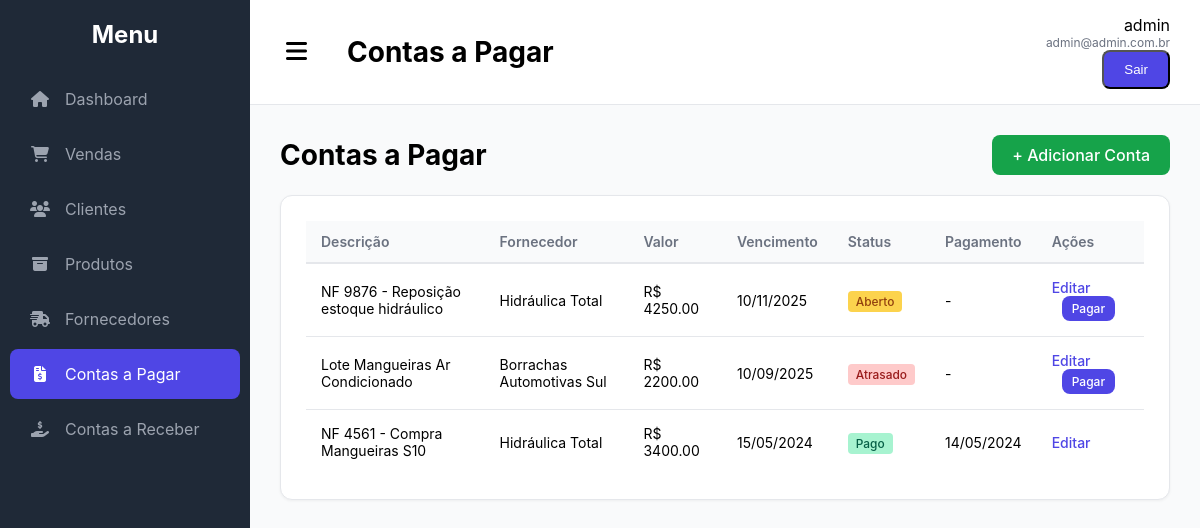
/contas-a-pagar/ (signed in), run on the app's committed database.
### core/models.py (models this page shows, shortened)
class ContaPagar(models.Model):
    fornecedor = models.ForeignKey(Fornecedor, on_delete=models.SET_NULL, null=True, blank=True, related_name='contas_pagar_fornecedor')
    descricao = models.CharField(max_length= 255)
    valor = models.DecimalField(max_digits=10, decimal_places=2)
    data_lancamento = models.DateField(auto_now_add=True)
    data_vencimento = models.DateField()
    data_pagamento = models.DateField(null=True, blank=True)
    STATUS_CHOICES = [
        ('ABERTO', 'Aberto'),
        ('PAGO', 'Pago'),
        ('ATRASADO', 'Atrasado'),
        ('CANCELADO', 'Cancelado'),
    ]
    status = models.CharField(max_length=10, choices=STATUS_CHOICES, default='ABERTO')
    class Meta:
        verbose_name = "Conta a Pagar"
        verbose_name_plural = "Contas a Pagar"
        ordering = ['data_vencimento']

class Fornecedor(models.Model):
    nome_empresa = models.CharField(max_length=255)
    contato_nome = models.CharField(max_length=255, blank=True)
    telefone = models.CharField(max_length=20, blank=True)
    email = models.EmailField(blank=True)
    class Meta:
        verbose_name = "Fornecedor"
        verbose_name_plural = "Fornecedores"
        ordering = ['nome_empresa']

### core/views.py (the view)
# urls.py: path('contas-a-pagar/', views.lista_contas_pagar_view, name='lista_contas_pagar'),
@login_required
def lista_contas_pagar_view(request):
    contas = ContaPagar.objects.all().select_related('fornecedor').order_by('-data_vencimento')
    context ={
        'contas_pagar': contas,
        'titulo': 'Contas a Pagar',
        'ativo_cp': 'active',
    }
    return render(request, 'core/lista_contas_pagar.html', context)

### core/templates/core/lista_contas_pagar.html
{% extends 'core/base.html' %}
{% block page_title %}Contas a Pagar{% endblock %}
{% block content %}
<div class="page-header">
    <h1>Contas a Pagar</h1>
    <a href="{% url 'conta_pagar_nova' %}" class="btn btn-success">+ Adicionar Conta</a>
</div>
<div class="content-card">
    <table class="styled-table">
        <thead>
            <tr>
                <th>Descrição</th>
                <th>Fornecedor</th>
                <th>Valor</th>
                <th>Vencimento</th>
                <th>Status</th>
                <th>Pagamento</th>
                <th class="actions">Ações</th>
            </tr>
        </thead>
        <tbody>
            {% for conta in contas_pagar %}
            <tr>
                <td>{{ conta.descricao }}</td>
                <td>{{ conta.fornecedor.nome_empresa|default:"N/A" }}</td>
                <td>R$ {{ conta.valor|floatformat:2 }}</td>
                <td>{{ conta.data_vencimento|date:"d/m/Y" }}</td>
                <td>
                    <span class="status-{{ conta.status|lower }}">
                        {{ conta.get_status_display }}
                    </span>
                </td>
                <td>{{ conta.data_pagamento|date:"d/m/Y"|default:"-" }}</td>
                <td class="actions">
                    <a href="{% url 'conta_pagar_editar' pk=conta.pk %}">Editar</a>
                    {% if conta.status != 'PAGO' %}
                        <a href="{% url 'marcar_conta_pagar_paga' pk=conta.pk %}" class="btn" style="padding: 5px 10px; font-size: 12px; margin-left: 10px; color: white;">Pagar</a>
                    {% endif %}
                </td>
            </tr>
            {% empty %}
            <tr>
                <td colspan="7" style="text-align: center;">Nenhuma conta a pagar registrada.</td>
            </tr>
            {% endfor %}
        </tbody>
    </table>
</div>
{% endblock %}

### core/templates/core/base.html (shortened to what this page needs)
{% load static %}
<!DOCTYPE html>
<html lang="pt-br">
<head>
    <link rel="stylesheet" href="https://cdnjs.cloudflare.com/ajax/libs/font-awesome/6.5.2/css/all.min.css" />
</head>
<body>
    <div class="app-wrapper">
        <nav id="sidebar">
            <div class="sidebar-header">Menu</div>
            <div class="sidebar-nav">
                <a href="{% url 'dashboard' %}"><i class="fa-solid fa-house"></i> Dashboard</a>
                <a href="{% url 'lista_vendas' %}"><i class="fa-solid fa-cart-shopping"></i> Vendas</a>
                <a href="{% url 'lista_clientes' %}"><i class="fa-solid fa-users"></i> Clientes</a>
                <a href="{% url 'lista_produtos' %}"><i class="fa-solid fa-box-archive"></i> Produtos</a>
                <a href="{% url 'lista_fornecedores' %}"><i class="fa-solid fa-truck-fast"></i> Fornecedores</a>
                <a href="{% url 'lista_contas_pagar' %}"><i class="fa-solid fa-file-invoice-dollar"></i> Contas a Pagar</a>
                <a href="{% url 'lista_contas_receber' %}"><i class="fa-solid fa-hand-holding-dollar"></i> Contas a Receber</a>
            </div>
        </nav>
        <div class="main-container">
            <header id="top-header">
                <button id="sidebar-toggle"><i class="fa-solid fa-bars"></i></button>
                <h1 class="header-title">
                    {% block page_title %}{% endblock %}
                </h1>
                <div class="header-actions">
                    <div class="user-info">
                        {% if user.is_authenticated %}
                        <span>{{ user.username }}</span>
                        <span class="email">{{ user.email }}</span>
                        <form action="{% url 'logout_view' %}" method="post" style="display: inline;">
                            <button type="submit" class="btn btn-sm btn-outline-danger mt-2" style="width:auto;">Sair</button>
                         </form>
                        {% endif %}
                    </div>
                </div>
            </header>
            <main class="main-content">
                {% block content %}{% endblock %}
            </main>
        </div>
    </div>
</body>
</html>

### core/templates/core/base.html (style rules this page uses)
:root { --primary-color: #4f46e5; --sidebar-bg: #1f2937; --sidebar-text: #9ca3af; --sidebar-text-hover: #ffffff; --content-bg: #f9fafb; --border-color: #e5e7eb; --card-bg: #fff; --sidebar-width: 250px; --collapsed-sidebar-width: 0; }
body { font-family: -apple-system, BlinkMacSystemFont, "Segoe UI", Roboto, "Helvetica Neue", Arial, sans-serif; margin: 0; background-color: var(--content-bg); height: 100vh; }
.app-wrapper { display: flex; height: 100%; overflow-x: hidden; }
#sidebar { width: var(--sidebar-width); background-color: var(--sidebar-bg); color: white; display: flex; flex-direction: column; flex-shrink: 0; height: 100%; transition: margin-left 0.3s ease-in-out; overflow-y: auto; position: relative; z-index: 100; }
.sidebar-header { padding: 20px; font-size: 24px; font-weight: bold; text-align: center; }
.sidebar-nav a { color: var(--sidebar-text); text-decoration: none; padding: 15px 20px; margin: 5px 10px; border-radius: 8px; display: flex; align-items: center; gap: 15px; transition: background-color 0.2s, color 0.2s; }
.sidebar-nav a.active { background-color: var(--primary-color); color: var(--sidebar-text-hover); }
.sidebar-nav a i { width: 20px; text-align: center; }
.main-container { flex: 1; display: flex; flex-direction: column; transition: margin-left 0.3s ease-in-out; }
#top-header { display: flex; align-items: center; padding: 15px 30px; background-color: #fff; border-bottom: 1px solid var(--border-color); flex-shrink: 0; }
#sidebar-toggle { background: none; border: none; font-size: 24px; cursor: pointer; padding-right: 20px; }
.header-title { font-size: 28px; font-weight: bold; margin-left: 20px; }
.header-actions { margin-left: auto; display: flex; align-items: center; gap: 20px; }
.user-info { text-align: right; }
.user-info span { display: block; }
.user-info .email { font-size: 12px; color: #6b7280; }
.main-content { flex-grow: 1; padding: 30px; overflow-y: auto; overflow-x: hidden; }
.page-header { display: flex; justify-content: space-between; align-items: center; margin-bottom: 20px; }
.page-header h1 { margin: 0; font-size: 28px; }
.btn { display: inline-block; padding: 10px 20px; background-color: var(--primary-color); color: white; text-decoration: none; border-radius: 8px; font-weight: 500; transition: background-color 0.2s; }
.btn-success { background-color: #16a34a; }
.content-card { background-color: #fff; border-radius: 12px; padding: 25px; border: 1px solid var(--border-color); box-shadow: 0 1px 3px rgba(0,0,0,0.05); }
.styled-table { width: 100%; border-collapse: collapse; font-size: 14px; }
.styled-table thead th { text-align: left; padding: 12px 15px; background-color: #f9fafb; color: #6b7280; font-weight: 600; border-bottom: 2px solid var(--border-color); }
.styled-table tbody td { padding: 15px; border-bottom: 1px solid var(--border-color); }
.styled-table tbody tr:last-child td { border-bottom: none; }
.styled-table .actions a { color: var(--primary-color); text-decoration: none; font-weight: 500; }
.status-pendente, .status-aberto { background-color: #fcd34d; color: #92400e; padding: 3px 8px; border-radius: 4px; font-size: 0.85em; font-weight: 500; }
.status-pago, .status-recebido { background-color: #a7f3d0; color: #065f46; padding: 3px 8px; border-radius: 4px; font-size: 0.85em; font-weight: 500; }
.status-atrasado { background-color: #fecaca; color: #991b1b; padding: 3px 8px; border-radius: 4px; font-size: 0.85em; font-weight: 500; }

### data on the page
ContaPagar: descricao "NF 9876 - Reposição estoque hidráulico", fornecedor.nome_empresa "Hidráulica Total", valor "4250.00", data_vencimento "10/11/2025", status "Aberto", data_pagamento "-", shows "Pagar"
ContaPagar: descricao "Lote Mangueiras Ar Condicionado", fornecedor.nome_empresa "Borrachas Automotivas Sul", valor "2200.00", data_vencimento "10/09/2025", status "Atrasado", data_pagamento "-", shows "Pagar"
ContaPagar: descricao "NF 4561 - Compra Mangueiras S10", fornecedor.nome_empresa "Hidráulica Total", valor "3400.00", data_vencimento "15/05/2024", status "Pago", data_pagamento "14/05/2024"

### other printed values
{{ user.username }} "admin"
{{ user.email }} "admin@admin.com.br"
